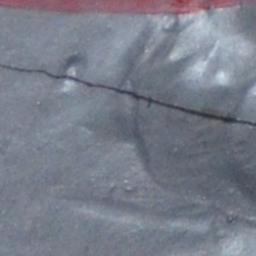
#> input picture data/s81.jpg, 256 x 256 px
$ python detect_crack_features.py ../data/s81.jpg
#> lines starting #> are read from the running program, lines starting #| are printed output that depends on the picture; after the words box and inside, x2 and y2 are one past the last pixel; in counts of white or black regions, pixels touching at a corner belong together
import cv2
import os
import numpy as np
import argparse

def find_crack_features(image_path, threshold_val=100, max_corners=500, quality=0.01, min_dist=5):
    """
    Detects key feature points along a crack using Shi-Tomasi.

    Args:
        image_path (str): Path to the source crack image.
        threshold_val (int): Pixel brightness value (0-255) to separate
                             the crack from the background.
        max_corners (int): The maximum number of corners (points) to detect.
        quality (float): The quality level for corner detection (0-1).
        min_dist (int): The minimum Euclidean distance between corners.
    """
#> called with image_path = '../data/s81.jpg', threshold_val = 100, max_corners = 500, quality = 0.01, min_dist = 5

    # 1. Load Image
    print(f"Loading image: {image_path}")
    image = cv2.imread(image_path)
#> image is the input picture: shape (256, 256, 3); mean B, G, R 137.3, 124.6, 120.2
    if image is None:
        print(f"Error: Could not load image from {image_path}")
        return

    # Create a copy to draw on for the final output
    output_image = image.copy()

    # 2. Pre-processing
    print("Pre-processing image...")
    # Convert to grayscale
    gray = cv2.cvtColor(image, cv2.COLOR_BGR2GRAY)
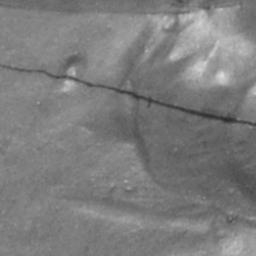
#> gray: shape (256, 256); min 42, max 219, mean 124.8

    # Apply a Gaussian blur to reduce noise
    blur = cv2.GaussianBlur(gray, (5, 5), 0)

    # Use an inverted binary threshold.
    # The crack is dark (low pixel value), so we threshold *below* threshold_val.
    # THRESH_BINARY_INV makes pixels below 'threshold_val' (the crack) white (255),
    # and all others (background) black (0).
    # Shi-Tomasi will find features on the white pixels.
    _value, thresh = cv2.threshold(blur, threshold_val, 255, cv2.THRESH_BINARY_INV)
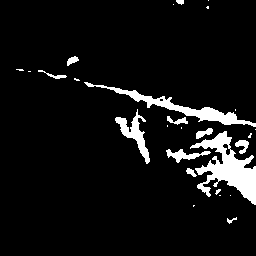
#> thresh: shape (256, 256); 7.1% white; 27 white regions (15 under 20 px), largest, box (x1, y1, x2, y2) and area: (190, 131, 256, 205) 1998, (84, 82, 256, 127) 1201, (115, 109, 150, 164) 576

    # 3. Detect Corners (Good Features to Track)
    print(f"Detecting {max_corners} features on the crack...")
    corners = cv2.goodFeaturesToTrack(
        thresh,
        maxCorners=max_corners,
        qualityLevel=quality,
        minDistance=min_dist
    )
#> corners = 172 rows, first 8: [207, 7], [210, 152], [66, 76], [195, 175], [211, 173], [243, 147], [166, 98], [249, 137]

    # 4. Visualize
    if corners is not None:
        print(f"Found {len(corners)} feature points.")
#| Found 172 feature points.
        # Reshape corners from [[[x, y]]] to (N, 2)
        corners = np.int8(corners).reshape(-1, 2)
#> corners = 172 pairs, first value -128 to 127, second value -128 to 127

        for (x, y) in corners:
            # Draw a small, bright red circle at each corner
            cv2.circle(output_image, (x, y), 3, (0, 0, 255), -1)
#> this loop made 172 passes
#> (x, y) on passes 1 to 3: (-49, 7), (-46, -104), (66, 76)
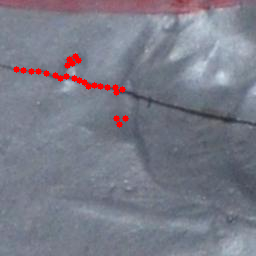
#> output_image: shape (256, 256, 3); 1.13% of pixels changed, all inside (x1, y1, x2, y2) = (13, 53, 129, 128)
    else:
        print("No corners found. Try adjusting parameters (especially --thresh).")

    # 5. Save the final image
    # Extract original filename (e.g., "s81.jpg")
    base_name = image_path.split('/')[-1].split('\\')[-1]
    output_filename = f"detected_{base_name}"

    #Save the output image inside a new folder called "output_images"
    os.makedirs("output_images", exist_ok=True)
    output_path = os.path.join("output_images", output_filename)
    cv2.imwrite(output_path, output_image)
    print(f"Output image saved to {output_path}")

    # Optional: Display the results
    cv2.imshow('Original Image', image)
    cv2.imshow('Thresholded Crack (Features are found here)', thresh)
    cv2.imshow('Crack Features Detected', output_image)

    print("Press any key to close the windows...")
    cv2.waitKey(0)
    cv2.destroyAllWindows()

# --- Main execution ---
if __name__ == "__main__":
    parser = argparse.ArgumentParser(description="Detect features on crack images using Shi-Tomasi.")
    parser.add_argument("image_path", type=str, help="Path to the input crack image.")
    parser.add_argument("--thresh", type=int, default=100,
                        help="Threshold value (0-255). Lower values = more sensitive to dark areas.")
    parser.add_argument("--corners", type=int, default=500,
                        help="Max number of corners to find.")
    parser.add_argument("--quality", type=float, default=0.01,
                        help="Quality level for corners (0.01-1.0).")
    parser.add_argument("--min_dist", type=int, default=5,
                        help="Minimum distance between corners.")

    args = parser.parse_args()

    find_crack_features(
        args.image_path,
        args.thresh,
        args.corners,
        args.quality,
        args.min_dist
    )
